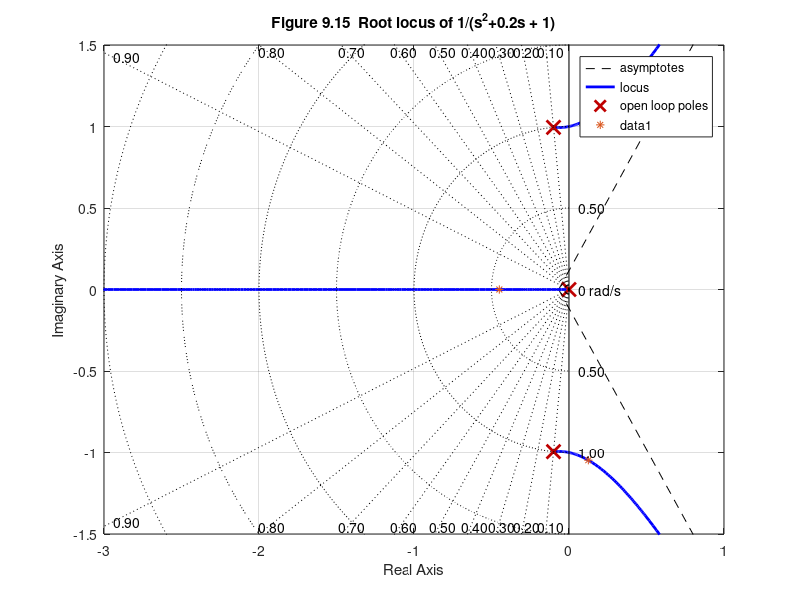

The MATLAB source for this figure:
% Fig. 9.15   Feedback Control of Dynamic Systems, 6e 
%             Franklin, Powell, Emami
% script to generate Figure 9.15
sys=tf(1,[1 0.2 1 0]);
rlocus(sys)
title('Figure 9.15  Root locus of 1/(s^2+0.2s + 1)')
axis([-3 1 -1.5 1.5])
hold on
r=roots([1 .2 1 .5]);
 plot(r,'*')
 z=0:.1:.9;
wn= .5:.5:3;
 sgrid(z, wn)
 hold off
